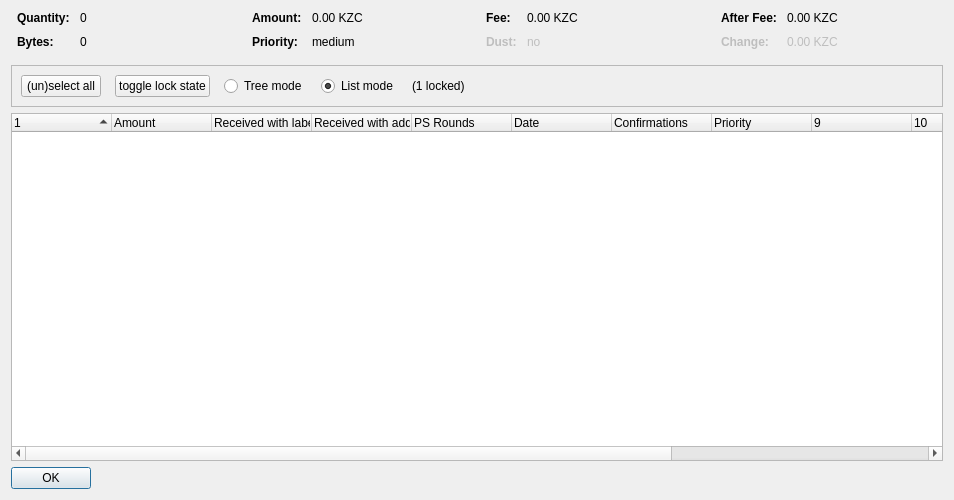
<?xml version="1.0" encoding="UTF-8"?>
<ui version="4.0">
 <class>CoinControlDialog</class>
 <widget class="QDialog" name="CoinControlDialog">
  <property name="geometry">
   <rect>
    <x>0</x>
    <y>0</y>
    <width>954</width>
    <height>500</height>
   </rect>
  </property>
  <property name="windowTitle">
   <string>Coin Selection</string>
  </property>
  <layout class="QVBoxLayout" name="verticalLayout">
   <item>
    <layout class="QHBoxLayout" name="horizontalLayoutTop" stretch="0,0,0,0">
     <property name="topMargin">
      <number>0</number>
     </property>
     <property name="bottomMargin">
      <number>10</number>
     </property>
     <item>
      <layout class="QFormLayout" name="formLayoutCoinControl1">
       <property name="horizontalSpacing">
        <number>10</number>
       </property>
       <property name="verticalSpacing">
        <number>10</number>
       </property>
       <property name="leftMargin">
        <number>6</number>
       </property>
       <property name="rightMargin">
        <number>6</number>
       </property>
       <item row="0" column="0">
        <widget class="QLabel" name="labelCoinControlQuantityText">
         <property name="font">
          <font>
           <weight>75</weight>
           <bold>true</bold>
          </font>
         </property>
         <property name="text">
          <string>Quantity:</string>
         </property>
        </widget>
       </item>
       <item row="0" column="1">
        <widget class="QLabel" name="labelCoinControlQuantity">
         <property name="cursor">
          <cursorShape>IBeamCursor</cursorShape>
         </property>
         <property name="contextMenuPolicy">
          <enum>Qt::ActionsContextMenu</enum>
         </property>
         <property name="text">
          <string notr="true">0</string>
         </property>
         <property name="textInteractionFlags">
          <set>Qt::LinksAccessibleByMouse|Qt::TextSelectableByKeyboard|Qt::TextSelectableByMouse</set>
         </property>
        </widget>
       </item>
       <item row="1" column="0">
        <widget class="QLabel" name="labelCoinControlBytesText">
         <property name="font">
          <font>
           <weight>75</weight>
           <bold>true</bold>
          </font>
         </property>
         <property name="text">
          <string>Bytes:</string>
         </property>
        </widget>
       </item>
       <item row="1" column="1">
        <widget class="QLabel" name="labelCoinControlBytes">
         <property name="cursor">
          <cursorShape>IBeamCursor</cursorShape>
         </property>
         <property name="contextMenuPolicy">
          <enum>Qt::ActionsContextMenu</enum>
         </property>
         <property name="text">
          <string notr="true">0</string>
         </property>
         <property name="textInteractionFlags">
          <set>Qt::LinksAccessibleByMouse|Qt::TextSelectableByKeyboard|Qt::TextSelectableByMouse</set>
         </property>
        </widget>
       </item>
      </layout>
     </item>
     <item>
      <layout class="QFormLayout" name="formLayoutCoinControl2">
       <property name="horizontalSpacing">
        <number>10</number>
       </property>
       <property name="verticalSpacing">
        <number>10</number>
       </property>
       <property name="leftMargin">
        <number>6</number>
       </property>
       <property name="rightMargin">
        <number>6</number>
       </property>
       <item row="0" column="0">
        <widget class="QLabel" name="labelCoinControlAmountText">
         <property name="font">
          <font>
           <weight>75</weight>
           <bold>true</bold>
          </font>
         </property>
         <property name="text">
          <string>Amount:</string>
         </property>
        </widget>
       </item>
       <item row="0" column="1">
        <widget class="QLabel" name="labelCoinControlAmount">
         <property name="cursor">
          <cursorShape>IBeamCursor</cursorShape>
         </property>
         <property name="contextMenuPolicy">
          <enum>Qt::ActionsContextMenu</enum>
         </property>
         <property name="text">
          <string notr="true">0.00 KZC</string>
         </property>
         <property name="textInteractionFlags">
          <set>Qt::LinksAccessibleByMouse|Qt::TextSelectableByKeyboard|Qt::TextSelectableByMouse</set>
         </property>
        </widget>
       </item>
       <item row="1" column="0">
        <widget class="QLabel" name="labelCoinControlPriorityText">
         <property name="font">
          <font>
           <weight>75</weight>
           <bold>true</bold>
          </font>
         </property>
         <property name="text">
          <string>Priority:</string>
         </property>
        </widget>
       </item>
       <item row="1" column="1">
        <widget class="QLabel" name="labelCoinControlPriority">
         <property name="cursor">
          <cursorShape>IBeamCursor</cursorShape>
         </property>
         <property name="contextMenuPolicy">
          <enum>Qt::ActionsContextMenu</enum>
         </property>
         <property name="text">
          <string>medium</string>
         </property>
         <property name="textInteractionFlags">
          <set>Qt::LinksAccessibleByMouse|Qt::TextSelectableByKeyboard|Qt::TextSelectableByMouse</set>
         </property>
        </widget>
       </item>
      </layout>
     </item>
     <item>
      <layout class="QFormLayout" name="formLayoutCoinControl3">
       <property name="horizontalSpacing">
        <number>10</number>
       </property>
       <property name="verticalSpacing">
        <number>10</number>
       </property>
       <property name="leftMargin">
        <number>6</number>
       </property>
       <property name="rightMargin">
        <number>6</number>
       </property>
       <item row="0" column="0">
        <widget class="QLabel" name="labelCoinControlFeeText">
         <property name="font">
          <font>
           <weight>75</weight>
           <bold>true</bold>
          </font>
         </property>
         <property name="text">
          <string>Fee:</string>
         </property>
        </widget>
       </item>
       <item row="0" column="1">
        <widget class="QLabel" name="labelCoinControlFee">
         <property name="cursor">
          <cursorShape>IBeamCursor</cursorShape>
         </property>
         <property name="contextMenuPolicy">
          <enum>Qt::ActionsContextMenu</enum>
         </property>
         <property name="text">
          <string notr="true">0.00 KZC</string>
         </property>
         <property name="textInteractionFlags">
          <set>Qt::LinksAccessibleByMouse|Qt::TextSelectableByKeyboard|Qt::TextSelectableByMouse</set>
         </property>
        </widget>
       </item>
       <item row="1" column="0">
        <widget class="QLabel" name="labelCoinControlLowOutputText">
         <property name="enabled">
          <bool>false</bool>
         </property>
         <property name="font">
          <font>
           <weight>75</weight>
           <bold>true</bold>
          </font>
         </property>
         <property name="text">
          <string>Dust:</string>
         </property>
        </widget>
       </item>
       <item row="1" column="1">
        <widget class="QLabel" name="labelCoinControlLowOutput">
         <property name="enabled">
          <bool>false</bool>
         </property>
         <property name="cursor">
          <cursorShape>IBeamCursor</cursorShape>
         </property>
         <property name="contextMenuPolicy">
          <enum>Qt::ActionsContextMenu</enum>
         </property>
         <property name="text">
          <string>no</string>
         </property>
         <property name="textInteractionFlags">
          <set>Qt::LinksAccessibleByMouse|Qt::TextSelectableByKeyboard|Qt::TextSelectableByMouse</set>
         </property>
        </widget>
       </item>
      </layout>
     </item>
     <item>
      <layout class="QFormLayout" name="formLayoutCoinControl4">
       <property name="horizontalSpacing">
        <number>10</number>
       </property>
       <property name="verticalSpacing">
        <number>10</number>
       </property>
       <property name="leftMargin">
        <number>6</number>
       </property>
       <property name="rightMargin">
        <number>6</number>
       </property>
       <item row="0" column="0">
        <widget class="QLabel" name="labelCoinControlAfterFeeText">
         <property name="font">
          <font>
           <weight>75</weight>
           <bold>true</bold>
          </font>
         </property>
         <property name="text">
          <string>After Fee:</string>
         </property>
        </widget>
       </item>
       <item row="0" column="1">
        <widget class="QLabel" name="labelCoinControlAfterFee">
         <property name="cursor">
          <cursorShape>IBeamCursor</cursorShape>
         </property>
         <property name="contextMenuPolicy">
          <enum>Qt::ActionsContextMenu</enum>
         </property>
         <property name="text">
          <string notr="true">0.00 KZC</string>
         </property>
         <property name="textInteractionFlags">
          <set>Qt::LinksAccessibleByMouse|Qt::TextSelectableByKeyboard|Qt::TextSelectableByMouse</set>
         </property>
        </widget>
       </item>
       <item row="1" column="0">
        <widget class="QLabel" name="labelCoinControlChangeText">
         <property name="enabled">
          <bool>false</bool>
         </property>
         <property name="font">
          <font>
           <weight>75</weight>
           <bold>true</bold>
          </font>
         </property>
         <property name="text">
          <string>Change:</string>
         </property>
        </widget>
       </item>
       <item row="1" column="1">
        <widget class="QLabel" name="labelCoinControlChange">
         <property name="enabled">
          <bool>false</bool>
         </property>
         <property name="cursor">
          <cursorShape>IBeamCursor</cursorShape>
         </property>
         <property name="contextMenuPolicy">
          <enum>Qt::ActionsContextMenu</enum>
         </property>
         <property name="text">
          <string notr="true">0.00 KZC</string>
         </property>
         <property name="textInteractionFlags">
          <set>Qt::LinksAccessibleByMouse|Qt::TextSelectableByKeyboard|Qt::TextSelectableByMouse</set>
         </property>
        </widget>
       </item>
      </layout>
     </item>
    </layout>
   </item>
   <item>
    <widget class="QFrame" name="frame">
     <property name="minimumSize">
      <size>
       <width>0</width>
       <height>40</height>
      </size>
     </property>
     <property name="frameShape">
      <enum>QFrame::StyledPanel</enum>
     </property>
     <property name="frameShadow">
      <enum>QFrame::Sunken</enum>
     </property>
     <layout class="QHBoxLayout" name="horizontalLayout">
      <item>
       <layout class="QHBoxLayout" name="horizontalLayoutPanel" stretch="0,0,0,0,0,0">
        <property name="spacing">
         <number>14</number>
        </property>
        <item>
         <widget class="QPushButton" name="pushButtonSelectAll">
          <property name="sizePolicy">
           <sizepolicy hsizetype="Maximum" vsizetype="Fixed">
            <horstretch>0</horstretch>
            <verstretch>0</verstretch>
           </sizepolicy>
          </property>
          <property name="text">
           <string>(un)select all</string>
          </property>
          <property name="autoDefault">
           <bool>false</bool>
          </property>
         </widget>
        </item>
        <item>
         <widget class="QPushButton" name="pushButtonToggleLock">
          <property name="sizePolicy">
           <sizepolicy hsizetype="Maximum" vsizetype="Fixed">
            <horstretch>0</horstretch>
            <verstretch>0</verstretch>
           </sizepolicy>
          </property>
          <property name="text">
           <string>toggle lock state</string>
          </property>
          <property name="autoDefault">
           <bool>false</bool>
          </property>
         </widget>
        </item>
        <item>
         <widget class="QRadioButton" name="radioTreeMode">
          <property name="sizePolicy">
           <sizepolicy hsizetype="Maximum" vsizetype="Fixed">
            <horstretch>0</horstretch>
            <verstretch>0</verstretch>
           </sizepolicy>
          </property>
          <property name="text">
           <string>Tree mode</string>
          </property>
         </widget>
        </item>
        <item>
         <widget class="QRadioButton" name="radioListMode">
          <property name="sizePolicy">
           <sizepolicy hsizetype="Maximum" vsizetype="Fixed">
            <horstretch>0</horstretch>
            <verstretch>0</verstretch>
           </sizepolicy>
          </property>
          <property name="text">
           <string>List mode</string>
          </property>
          <property name="checked">
           <bool>true</bool>
          </property>
         </widget>
        </item>
        <item>
         <widget class="QLabel" name="labelLocked">
          <property name="text">
           <string>(1 locked)</string>
          </property>
         </widget>
        </item>
        <item>
         <spacer name="horizontalSpacer">
          <property name="orientation">
           <enum>Qt::Horizontal</enum>
          </property>
          <property name="sizeHint" stdset="0">
           <size>
            <width>40</width>
            <height>20</height>
           </size>
          </property>
         </spacer>
        </item>
       </layout>
      </item>
     </layout>
    </widget>
   </item>
   <item>
    <widget class="CoinControlTreeWidget" name="treeWidget">
     <property name="contextMenuPolicy">
      <enum>Qt::CustomContextMenu</enum>
     </property>
     <property name="sortingEnabled">
      <bool>false</bool>
     </property>
     <property name="columnCount">
      <number>13</number>
     </property>
     <attribute name="headerShowSortIndicator" stdset="0">
      <bool>true</bool>
     </attribute>
     <attribute name="headerStretchLastSection">
      <bool>false</bool>
     </attribute>
     <column>
      <property name="text">
       <string/>
      </property>
     </column>
     <column>
      <property name="text">
       <string>Amount</string>
      </property>
     </column>
     <column>
      <property name="text">
       <string>Received with label</string>
      </property>
     </column>
     <column>
      <property name="text">
       <string>Received with address</string>
      </property>
     </column>
     <column>
      <property name="text">
       <string>PS Rounds</string>
      </property>
     </column>
     <column>
      <property name="text">
       <string>Date</string>
      </property>
     </column>
     <column>
      <property name="text">
       <string>Confirmations</string>
      </property>
      <property name="toolTip">
       <string>Confirmed</string>
      </property>
     </column>
     <column>
      <property name="text">
       <string>Priority</string>
      </property>
     </column>
     <column>
      <property name="text">
       <string/>
      </property>
     </column>
     <column>
      <property name="text">
       <string/>
      </property>
     </column>
     <column>
      <property name="text">
       <string/>
      </property>
     </column>
     <column>
      <property name="text">
       <string/>
      </property>
     </column>
     <column>
      <property name="text">
       <string/>
      </property>
     </column>
    </widget>
   </item>
   <item>
    <widget class="QDialogButtonBox" name="buttonBox">
     <property name="sizePolicy">
      <sizepolicy hsizetype="Maximum" vsizetype="Fixed">
       <horstretch>0</horstretch>
       <verstretch>0</verstretch>
      </sizepolicy>
     </property>
     <property name="orientation">
      <enum>Qt::Horizontal</enum>
     </property>
     <property name="standardButtons">
      <set>QDialogButtonBox::Ok</set>
     </property>
    </widget>
   </item>
  </layout>
 </widget>
 <customwidgets>
  <customwidget>
   <class>CoinControlTreeWidget</class>
   <extends>QTreeWidget</extends>
   <header>coincontroltreewidget.h</header>
  </customwidget>
 </customwidgets>
 <resources/>
 <connections/>
</ui>
